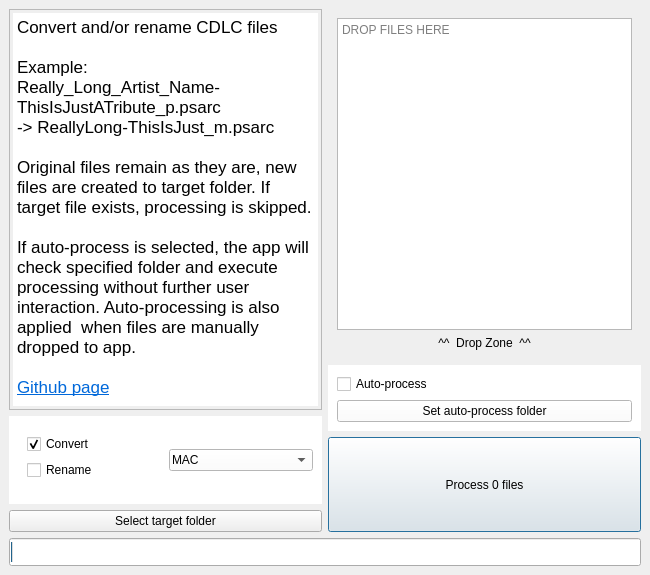
<?xml version="1.0" encoding="UTF-8"?>
<ui version="4.0">
 <class>MainWindow</class>
 <widget class="QMainWindow" name="MainWindow">
  <property name="geometry">
   <rect>
    <x>0</x>
    <y>0</y>
    <width>650</width>
    <height>575</height>
   </rect>
  </property>
  <property name="sizePolicy">
   <sizepolicy hsizetype="Minimum" vsizetype="Minimum">
    <horstretch>0</horstretch>
    <verstretch>0</verstretch>
   </sizepolicy>
  </property>
  <property name="minimumSize">
   <size>
    <width>640</width>
    <height>480</height>
   </size>
  </property>
  <property name="maximumSize">
   <size>
    <width>800</width>
    <height>600</height>
   </size>
  </property>
  <property name="baseSize">
   <size>
    <width>640</width>
    <height>480</height>
   </size>
  </property>
  <property name="windowTitle">
   <string>Rocksmith 2014 CDLC convert pc/mac</string>
  </property>
  <property name="autoFillBackground">
   <bool>true</bool>
  </property>
  <property name="styleSheet">
   <string notr="true"/>
  </property>
  <property name="unifiedTitleAndToolBarOnMac">
   <bool>true</bool>
  </property>
  <widget class="QWidget" name="centralwidget">
   <property name="autoFillBackground">
    <bool>false</bool>
   </property>
   <property name="styleSheet">
    <string notr="true"/>
   </property>
   <layout class="QGridLayout" name="gridLayout_2">
    <item row="0" column="1">
     <layout class="QVBoxLayout" name="verticalLayout_2">
      <item>
       <widget class="QWidget" name="widget_4" native="true">
        <property name="sizePolicy">
         <sizepolicy hsizetype="Expanding" vsizetype="Preferred">
          <horstretch>0</horstretch>
          <verstretch>0</verstretch>
         </sizepolicy>
        </property>
        <property name="minimumSize">
         <size>
          <width>0</width>
          <height>0</height>
         </size>
        </property>
        <layout class="QGridLayout" name="gridLayout_3">
         <item row="0" column="0">
          <widget class="DropArea" name="plainTextEdit">
           <property name="toolTip">
            <string>DROP FILES HERE</string>
           </property>
           <property name="lineWrapMode">
            <enum>QPlainTextEdit::NoWrap</enum>
           </property>
           <property name="readOnly">
            <bool>true</bool>
           </property>
           <property name="centerOnScroll">
            <bool>false</bool>
           </property>
           <property name="placeholderText">
            <string>DROP FILES HERE</string>
           </property>
          </widget>
         </item>
         <item row="1" column="0">
          <widget class="QLabel" name="label">
           <property name="text">
            <string>^^  Drop Zone  ^^</string>
           </property>
           <property name="alignment">
            <set>Qt::AlignCenter</set>
           </property>
          </widget>
         </item>
        </layout>
       </widget>
      </item>
      <item>
       <widget class="QWidget" name="widget_3" native="true">
        <property name="sizePolicy">
         <sizepolicy hsizetype="Minimum" vsizetype="Minimum">
          <horstretch>0</horstretch>
          <verstretch>0</verstretch>
         </sizepolicy>
        </property>
        <property name="styleSheet">
         <string notr="true">
background-color: white;
color: black;</string>
        </property>
        <layout class="QVBoxLayout" name="verticalLayout_4">
         <item>
          <widget class="QCheckBox" name="checkBoxAutoProcess">
           <property name="text">
            <string>Auto-process</string>
           </property>
          </widget>
         </item>
         <item>
          <widget class="QPushButton" name="pushButtonDownloadDir">
           <property name="enabled">
            <bool>true</bool>
           </property>
           <property name="text">
            <string>Set auto-process folder</string>
           </property>
          </widget>
         </item>
        </layout>
       </widget>
      </item>
      <item>
       <widget class="QPushButton" name="processButton">
        <property name="sizePolicy">
         <sizepolicy hsizetype="Expanding" vsizetype="Fixed">
          <horstretch>0</horstretch>
          <verstretch>0</verstretch>
         </sizepolicy>
        </property>
        <property name="minimumSize">
         <size>
          <width>0</width>
          <height>95</height>
         </size>
        </property>
        <property name="baseSize">
         <size>
          <width>0</width>
          <height>32</height>
         </size>
        </property>
        <property name="autoFillBackground">
         <bool>false</bool>
        </property>
        <property name="styleSheet">
         <string notr="true">border-color: rgb(0, 0, 0);</string>
        </property>
        <property name="text">
         <string>Process 0 files</string>
        </property>
        <property name="autoDefault">
         <bool>false</bool>
        </property>
        <property name="default">
         <bool>true</bool>
        </property>
       </widget>
      </item>
     </layout>
    </item>
    <item row="1" column="0" colspan="2">
     <widget class="QProgressBar" name="progressBar">
      <property name="autoFillBackground">
       <bool>false</bool>
      </property>
      <property name="styleSheet">
       <string notr="true">padding: 3px;</string>
      </property>
      <property name="value">
       <number>0</number>
      </property>
      <property name="textVisible">
       <bool>false</bool>
      </property>
     </widget>
    </item>
    <item row="0" column="0">
     <layout class="QVBoxLayout" name="verticalLayout">
      <item>
       <widget class="QTextBrowser" name="textBrowser">
        <property name="acceptDrops">
         <bool>false</bool>
        </property>
        <property name="autoFillBackground">
         <bool>true</bool>
        </property>
        <property name="styleSheet">
         <string notr="true">padding: 3px </string>
        </property>
        <property name="frameShadow">
         <enum>QFrame::Sunken</enum>
        </property>
        <property name="html">
         <string>&lt;!DOCTYPE HTML PUBLIC &quot;-//W3C//DTD HTML 4.0//EN&quot; &quot;http://www.w3.org/TR/REC-html40/strict.dtd&quot;&gt;
&lt;html&gt;&lt;head&gt;&lt;meta name=&quot;qrichtext&quot; content=&quot;1&quot; /&gt;&lt;style type=&quot;text/css&quot;&gt;
p, li { white-space: pre-wrap; }
&lt;/style&gt;&lt;/head&gt;&lt;body style=&quot; font-family:'.AppleSystemUIFont'; font-size:13pt; font-weight:400; font-style:normal;&quot;&gt;
&lt;p style=&quot; margin-top:0px; margin-bottom:0px; margin-left:0px; margin-right:0px; -qt-block-indent:0; text-indent:0px;&quot;&gt;Convert and/or rename CDLC files&lt;/p&gt;
&lt;p style=&quot;-qt-paragraph-type:empty; margin-top:0px; margin-bottom:0px; margin-left:0px; margin-right:0px; -qt-block-indent:0; text-indent:0px;&quot;&gt;&lt;br /&gt;&lt;/p&gt;
&lt;p style=&quot; margin-top:0px; margin-bottom:0px; margin-left:0px; margin-right:0px; -qt-block-indent:0; text-indent:0px;&quot;&gt;Example:&lt;/p&gt;
&lt;p style=&quot; margin-top:0px; margin-bottom:0px; margin-left:0px; margin-right:0px; -qt-block-indent:0; text-indent:0px;&quot;&gt;Really_Long_Artist_Name-ThisIsJustATribute_p.psarc&lt;/p&gt;
&lt;p style=&quot; margin-top:0px; margin-bottom:0px; margin-left:0px; margin-right:0px; -qt-block-indent:0; text-indent:0px;&quot;&gt;-&amp;gt; ReallyLong-ThisIsJust_m.psarc&lt;/p&gt;
&lt;p style=&quot;-qt-paragraph-type:empty; margin-top:0px; margin-bottom:0px; margin-left:0px; margin-right:0px; -qt-block-indent:0; text-indent:0px;&quot;&gt;&lt;br /&gt;&lt;/p&gt;
&lt;p style=&quot; margin-top:0px; margin-bottom:0px; margin-left:0px; margin-right:0px; -qt-block-indent:0; text-indent:0px;&quot;&gt;Original files remain as they are, new files are created to target folder. If target file exists, processing is skipped.&lt;/p&gt;
&lt;p style=&quot;-qt-paragraph-type:empty; margin-top:0px; margin-bottom:0px; margin-left:0px; margin-right:0px; -qt-block-indent:0; text-indent:0px;&quot;&gt;&lt;br /&gt;&lt;/p&gt;
&lt;p style=&quot; margin-top:0px; margin-bottom:0px; margin-left:0px; margin-right:0px; -qt-block-indent:0; text-indent:0px;&quot;&gt;If auto-process is selected, the app will check specified folder and execute processing without further user interaction. Auto-processing is also applied  when files are manually dropped to app.&lt;/p&gt;
&lt;p style=&quot;-qt-paragraph-type:empty; margin-top:0px; margin-bottom:0px; margin-left:0px; margin-right:0px; -qt-block-indent:0; text-indent:0px;&quot;&gt;&lt;br /&gt;&lt;/p&gt;
&lt;p style=&quot; margin-top:0px; margin-bottom:0px; margin-left:0px; margin-right:0px; -qt-block-indent:0; text-indent:0px;&quot;&gt;&lt;a href=&quot;https://github.com/glebb/rocksmithconvert&quot;&gt;&lt;span style=&quot; text-decoration: underline; color:#0068da;&quot;&gt;Github page&lt;/span&gt;&lt;/a&gt;&lt;/p&gt;&lt;/body&gt;&lt;/html&gt;</string>
        </property>
        <property name="openExternalLinks">
         <bool>true</bool>
        </property>
        <property name="openLinks">
         <bool>true</bool>
        </property>
       </widget>
      </item>
      <item>
       <widget class="QWidget" name="widget" native="true">
        <property name="sizePolicy">
         <sizepolicy hsizetype="Preferred" vsizetype="Maximum">
          <horstretch>0</horstretch>
          <verstretch>0</verstretch>
         </sizepolicy>
        </property>
        <property name="minimumSize">
         <size>
          <width>0</width>
          <height>22</height>
         </size>
        </property>
        <property name="baseSize">
         <size>
          <width>0</width>
          <height>0</height>
         </size>
        </property>
        <property name="autoFillBackground">
         <bool>false</bool>
        </property>
        <property name="styleSheet">
         <string notr="true">
background-color: white;
color: black;</string>
        </property>
        <layout class="QGridLayout" name="gridLayout">
         <item row="1" column="0">
          <widget class="QWidget" name="widget_2" native="true">
           <property name="sizePolicy">
            <sizepolicy hsizetype="Minimum" vsizetype="Minimum">
             <horstretch>0</horstretch>
             <verstretch>0</verstretch>
            </sizepolicy>
           </property>
           <property name="styleSheet">
            <string notr="true">background-color: white;
color: black;</string>
           </property>
           <layout class="QVBoxLayout" name="verticalLayout_3">
            <item>
             <widget class="QCheckBox" name="checkBoxConvert">
              <property name="sizePolicy">
               <sizepolicy hsizetype="Preferred" vsizetype="Fixed">
                <horstretch>0</horstretch>
                <verstretch>0</verstretch>
               </sizepolicy>
              </property>
              <property name="autoFillBackground">
               <bool>false</bool>
              </property>
              <property name="text">
               <string>Convert</string>
              </property>
              <property name="checked">
               <bool>true</bool>
              </property>
             </widget>
            </item>
            <item>
             <widget class="QCheckBox" name="checkBoxRename">
              <property name="sizePolicy">
               <sizepolicy hsizetype="Preferred" vsizetype="Fixed">
                <horstretch>0</horstretch>
                <verstretch>0</verstretch>
               </sizepolicy>
              </property>
              <property name="text">
               <string>Rename</string>
              </property>
             </widget>
            </item>
           </layout>
          </widget>
         </item>
         <item row="1" column="1" rowspan="2">
          <widget class="QComboBox" name="comboBoxPlatform">
           <property name="sizePolicy">
            <sizepolicy hsizetype="Preferred" vsizetype="Fixed">
             <horstretch>0</horstretch>
             <verstretch>0</verstretch>
            </sizepolicy>
           </property>
           <property name="styleSheet">
            <string notr="true">text-align: right;
padding: 2px;
color: black;
background-color: white;</string>
           </property>
           <item>
            <property name="text">
             <string>MAC</string>
            </property>
           </item>
           <item>
            <property name="text">
             <string>PC</string>
            </property>
           </item>
          </widget>
         </item>
        </layout>
       </widget>
      </item>
      <item>
       <widget class="QPushButton" name="pushButtonSelectTarget">
        <property name="sizePolicy">
         <sizepolicy hsizetype="Preferred" vsizetype="Fixed">
          <horstretch>0</horstretch>
          <verstretch>0</verstretch>
         </sizepolicy>
        </property>
        <property name="autoFillBackground">
         <bool>false</bool>
        </property>
        <property name="styleSheet">
         <string notr="true">border-color: rgb(0, 0, 0);</string>
        </property>
        <property name="text">
         <string>Select target folder</string>
        </property>
       </widget>
      </item>
     </layout>
    </item>
   </layout>
  </widget>
  <widget class="QMenuBar" name="menubar">
   <property name="geometry">
    <rect>
     <x>0</x>
     <y>0</y>
     <width>650</width>
     <height>22</height>
    </rect>
   </property>
  </widget>
 </widget>
 <customwidgets>
  <customwidget>
   <class>DropArea</class>
   <extends>QPlainTextEdit</extends>
   <header>droparea.h</header>
  </customwidget>
 </customwidgets>
 <resources>
  <include location="resources.qrc"/>
 </resources>
 <connections/>
 <slots>
  <slot>selectTargetClicked()</slot>
  <slot>selectedFiles()</slot>
  <slot>process()</slot>
 </slots>
</ui>
